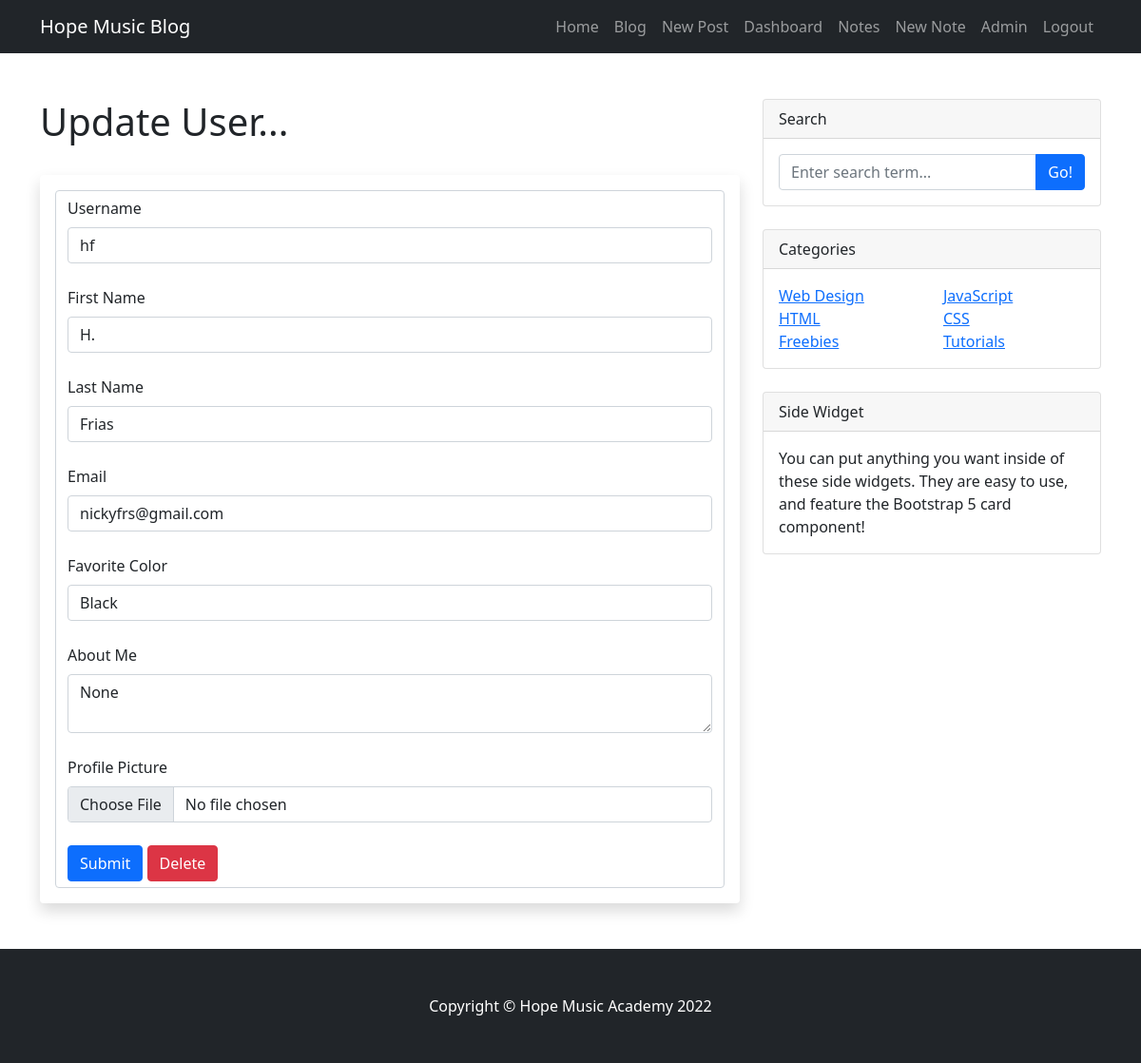
The app's page /update/1 (signed in) with its own data.
### app.py (models this page shows, shortened)
class Users(db.Model, UserMixin):
    id = db.Column(db.Integer, primary_key=True)
    username = db.Column(db.String(255), unique=True, nullable=False)
    first_name = db.Column(db.String(50), nullable=False)
    last_name = db.Column(db.String(50), nullable=False)
    email = db.Column(db.String(100), unique=True, nullable=False)
    favorite_color = db.Column(db.String(120))
    about_author = db.Column(db.Text(), nullable=True)
    data_added = db.Column(db.DateTime, default=datetime.utcnow)
    profile_pic = db.Column(db.String(), nullable=True)
    last_seen = db.Column(db.DateTime, default=datetime.utcnow)
    posts = db.relationship("Posts", backref="blogger")
    comments = db.relationship('Comments', backref="user", passive_deletes=True)
    password_hash = db.Column(db.String(128))
    @property
    def password(self):
        raise AttributeError('Password is not readable attribute')

### app.py (the view)
@app.route('/update/<int:id>', methods=['GET', 'POST'])
@login_required
def update(id):
    form = UserForm()
    name_to_update = Users.query.get_or_404(id)
    if request.method == 'POST':
        name_to_update.first_name = request.form['first_name']
        name_to_update.last_name = request.form['last_name']
        name_to_update.email = request.form['email']
        name_to_update.favorite_color = request.form['favorite_color']
        name_to_update.about_author = request.form['about_author']
        name_to_update.username = request.form['username']
        try:
            db.session.commit()
            flash('User updated successfully', 'success')
            return render_template('dashboard.html',
                                   form=form, name_to_update=name_to_update)
        except:
            flash('Error... Looks like there was a problem.'
                  'Try again.', 'warning')
            return render_template(
                'update.html', form=form, name_to_update=name_to_update)
    else:
        return render_template(
            'update.html', form=form, name_to_update=name_to_update, id=id)

### app.py (shortened to what this page needs)
class UserForm(FlaskForm):
    username = StringField("Username", validators=[DataRequired()])
    first_name = StringField("First Name", validators=[DataRequired()])
    last_name = StringField("Last Name", validators=[DataRequired()])
    email = StringField("Email", validators=[DataRequired(), Email()])
    favorite_color = StringField("Favorite Color")
    about_author = CKEditorField("About Me")
    password_hash = PasswordField(
        'Password', validators=[DataRequired(),
                                EqualTo('password_hash2',
                                        message='Password most match')])
    password_hash2 = PasswordField(
        'Confirm Password', validators=[DataRequired()])
    profile_pic = FileField('Profile Picture')
    submit = SubmitField("Submit")

### app.py (called while the page is built)
@app.before_request
def before_request():
    if current_user.is_authenticated:
        current_user.last_seen = datetime.utcnow()
        db.session.commit()

@login_manager.user_loader  # load users when login
def load_user(user_id):
    return Users.query.get(int(user_id))

### templates/update.html (shortened to what this page needs)
{% extends "base.html" %}
{% block content %}
    {% if id == current_user.id %}
        <h1>Update User...</h1>
        <br />
        <div class="shadow p-3 mb-5 bg-body rounded">
            <form action="/update/{{ name_to_update.id }}" method="POST" class="form-control">
                {{ form.username.label(class="form-label") }}
                {{ form.username(class="form-control", value=name_to_update.username) }}
                <br />
                {{ form.first_name.label(class="form-label") }}
                {{ form.first_name(class="form-control", value=name_to_update.first_name) }}
                <br />
                {{ form.last_name.label(class="form-label") }}
                {{ form.last_name(class="form-control", value=name_to_update.last_name) }}
                <br />
                {{ form.email.label(class="form-label") }}
                {{ form.email(class="form-control", value=name_to_update.email) }}
                <br />
                {{ form.favorite_color.label(class="form-label") }}
                {{ form.favorite_color(class="form-control", value=name_to_update.favorite_color) }}
                <br />
                {{ form.about_author.label(class="form-label") }}
                <textarea name="about_author" class="form-control">{{ name_to_update.about_author }}</textarea>
                <br />
                {{ form.profile_pic.label(class="form-label") }}
                {{ form.profile_pic(class="form-control", value=name_to_update.profile_pic) }}
                <br />
                {{ form.submit(class="btn btn-primary") }} <a href="{{ url_for('delete', id=id) }}" class="btn btn-danger">Delete</a>
            </form>
        </div>
    {% else %}
        <h2>Access Denied!!</h2>
        <p>Sorry, you don't have access to this profile!</p>
    {% endif %}
{% endblock content %}

### records on screen
Users: username "hf", first_name "H.", last_name "Frias", email "nickyfrs@gmail.com", favorite_color "Black", about_author "None"
